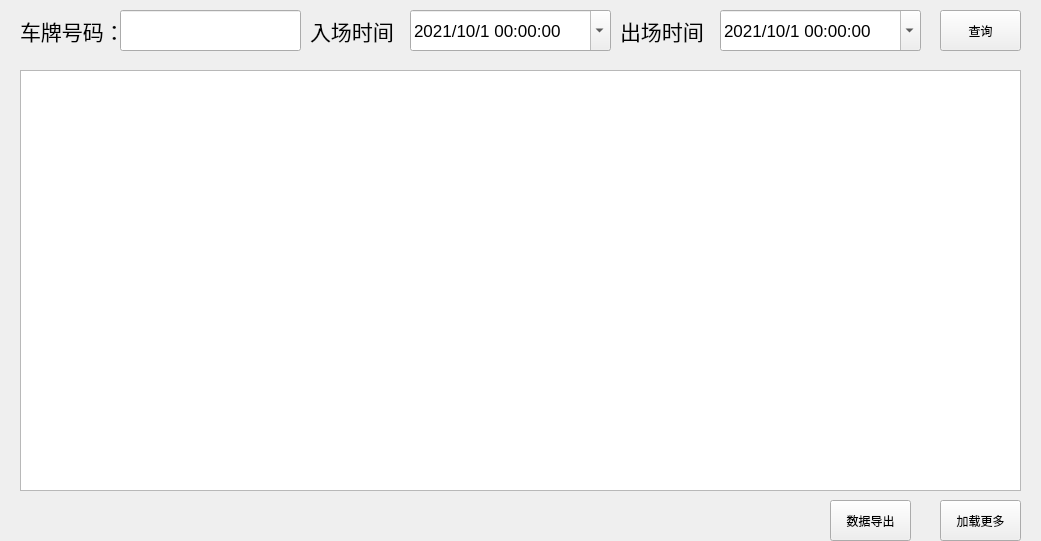
<?xml version="1.0" encoding="UTF-8"?>
<ui version="4.0">
 <class>Main_Vehicl_Equery</class>
 <widget class="QWidget" name="Main_Vehicl_Equery">
  <property name="geometry">
   <rect>
    <x>0</x>
    <y>0</y>
    <width>1041</width>
    <height>541</height>
   </rect>
  </property>
  <property name="windowTitle">
   <string>Form</string>
  </property>
  <widget class="QWidget" name="widget_2" native="true">
   <property name="geometry">
    <rect>
     <x>0</x>
     <y>0</y>
     <width>1041</width>
     <height>541</height>
    </rect>
   </property>
   <widget class="QTableWidget" name="tableWidget">
    <property name="geometry">
     <rect>
      <x>20</x>
      <y>70</y>
      <width>1001</width>
      <height>421</height>
     </rect>
    </property>
   </widget>
   <widget class="QLineEdit" name="carNum_edit">
    <property name="geometry">
     <rect>
      <x>120</x>
      <y>10</y>
      <width>181</width>
      <height>41</height>
     </rect>
    </property>
   </widget>
   <widget class="QLabel" name="inTime_label">
    <property name="geometry">
     <rect>
      <x>310</x>
      <y>10</y>
      <width>91</width>
      <height>41</height>
     </rect>
    </property>
    <property name="font">
     <font>
      <pointsize>16</pointsize>
     </font>
    </property>
    <property name="text">
     <string>入场时间：</string>
    </property>
   </widget>
   <widget class="QLabel" name="carNum_label">
    <property name="geometry">
     <rect>
      <x>20</x>
      <y>10</y>
      <width>101</width>
      <height>41</height>
     </rect>
    </property>
    <property name="font">
     <font>
      <pointsize>16</pointsize>
     </font>
    </property>
    <property name="text">
     <string>车牌号码：</string>
    </property>
   </widget>
   <widget class="QPushButton" name="equery_label">
    <property name="geometry">
     <rect>
      <x>940</x>
      <y>10</y>
      <width>81</width>
      <height>41</height>
     </rect>
    </property>
    <property name="text">
     <string>查询</string>
    </property>
   </widget>
   <widget class="QLabel" name="outTime_label">
    <property name="geometry">
     <rect>
      <x>620</x>
      <y>10</y>
      <width>91</width>
      <height>41</height>
     </rect>
    </property>
    <property name="font">
     <font>
      <pointsize>16</pointsize>
     </font>
    </property>
    <property name="text">
     <string>出场时间：</string>
    </property>
   </widget>
   <widget class="QPushButton" name="more_butt">
    <property name="geometry">
     <rect>
      <x>940</x>
      <y>500</y>
      <width>81</width>
      <height>41</height>
     </rect>
    </property>
    <property name="text">
     <string>加载更多</string>
    </property>
   </widget>
   <widget class="QPushButton" name="export_butt">
    <property name="geometry">
     <rect>
      <x>830</x>
      <y>500</y>
      <width>81</width>
      <height>41</height>
     </rect>
    </property>
    <property name="text">
     <string>数据导出</string>
    </property>
   </widget>
   <widget class="QDateTimeEdit" name="inTime_edit">
    <property name="geometry">
     <rect>
      <x>410</x>
      <y>10</y>
      <width>201</width>
      <height>41</height>
     </rect>
    </property>
    <property name="font">
     <font>
      <pointsize>13</pointsize>
     </font>
    </property>
    <property name="dateTime">
     <datetime>
      <hour>0</hour>
      <minute>0</minute>
      <second>0</second>
      <year>2021</year>
      <month>10</month>
      <day>1</day>
     </datetime>
    </property>
    <property name="date">
     <date>
      <year>2021</year>
      <month>10</month>
      <day>1</day>
     </date>
    </property>
    <property name="time">
     <time>
      <hour>0</hour>
      <minute>0</minute>
      <second>0</second>
     </time>
    </property>
    <property name="displayFormat">
     <string>yyyy/M/d hh:mm:ss</string>
    </property>
    <property name="calendarPopup">
     <bool>true</bool>
    </property>
   </widget>
   <widget class="QDateTimeEdit" name="outTime_edit">
    <property name="geometry">
     <rect>
      <x>720</x>
      <y>10</y>
      <width>201</width>
      <height>41</height>
     </rect>
    </property>
    <property name="font">
     <font>
      <pointsize>13</pointsize>
     </font>
    </property>
    <property name="dateTime">
     <datetime>
      <hour>0</hour>
      <minute>0</minute>
      <second>0</second>
      <year>2021</year>
      <month>10</month>
      <day>1</day>
     </datetime>
    </property>
    <property name="date">
     <date>
      <year>2021</year>
      <month>10</month>
      <day>1</day>
     </date>
    </property>
    <property name="time">
     <time>
      <hour>0</hour>
      <minute>0</minute>
      <second>0</second>
     </time>
    </property>
    <property name="displayFormat">
     <string>yyyy/M/d hh:mm:ss</string>
    </property>
    <property name="calendarPopup">
     <bool>true</bool>
    </property>
   </widget>
  </widget>
 </widget>
 <resources/>
 <connections/>
</ui>
